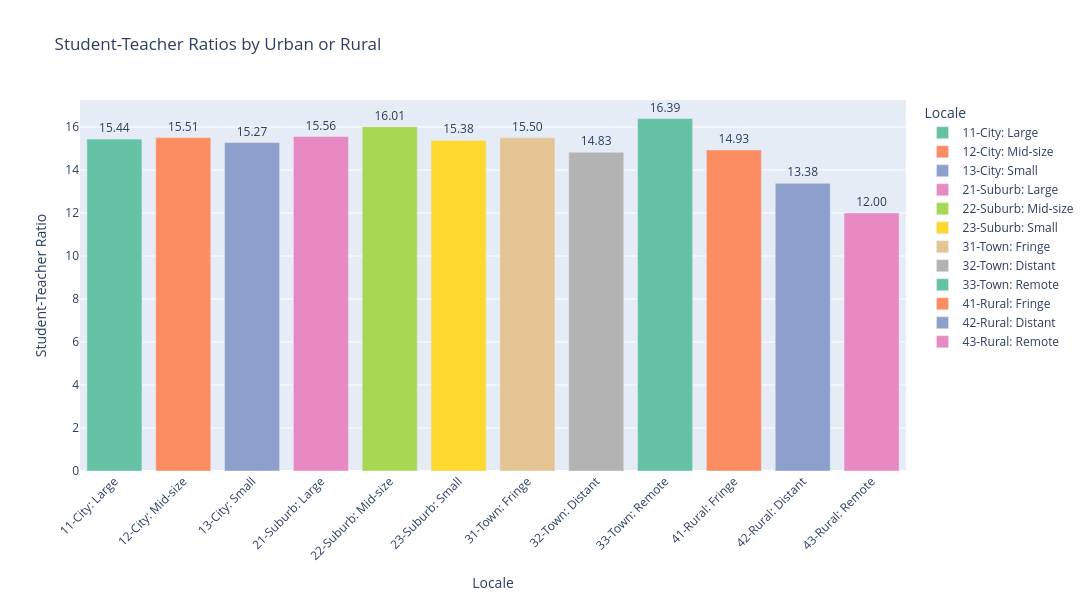

Notebook code for this chart:
### Code cell
#Bar plot shows visual for each location type
fig = px.bar(urban_rural_grouped, 
             x='CITY_RURAL', 
             y='STUDENT_TEACHER_RATIO', 
             title="Student-Teacher Ratios by Urban or Rural", 
             labels={'CITY_RURAL': 'Locale', 'STUDENT_TEACHER_RATIO': 'Student-Teacher Ratio'}, 
             color='CITY_RURAL', 
             color_discrete_sequence=px.colors.qualitative.Set2,
            text='STUDENT_TEACHER_RATIO')
fig.update_traces(
    texttemplate='%{text:.2f}',  
    textposition='outside', )

fig.update_layout(xaxis_tickangle=-45)  
fig.update_layout(width=1100, height=600)  
fig.show()

### Figure 1 — Plotly figure (JSON) as saved in the notebook; plotly's stock layout.template omitted (floating-point values rounded to 4 significant figures)
{"data": [{"alignmentgroup": "True", "hovertemplate": "Locale=%{x}<br>Student-Teacher Ratio=%{text}<extra></extra>", "legendgroup": "11-City: Large", "marker": {"color": "rgb(102,194,165)", "pattern": {"shape": ""}}, "name": "11-City: Large", "offsetgroup": "11-City: Large", "orientation": "v", "showlegend": true, "text": [15.44], "textposition": "outside", "texttemplate": "%{text:.2f}", "type": "bar", "x": ["11-City: Large"], "xaxis": "x", "y": [15.44], "yaxis": "y"}, {"alignmentgroup": "True", "hovertemplate": "Locale=%{x}<br>Student-Teacher Ratio=%{text}<extra></extra>", "legendgroup": "12-City: Mid-size", "marker": {"color": "rgb(252,141,98)", "pattern": {"shape": ""}}, "name": "12-City: Mid-size", "offsetgroup": "12-City: Mid-size", "orientation": "v", "showlegend": true, "text": [15.51], "textposition": "outside", "texttemplate": "%{text:.2f}", "type": "bar", "x": ["12-City: Mid-size"], "xaxis": "x", "y": [15.51], "yaxis": "y"}, {"alignmentgroup": "True", "hovertemplate": "Locale=%{x}<br>Student-Teacher Ratio=%{text}<extra></extra>", "legendgroup": "13-City: Small", "marker": {"color": "rgb(141,160,203)", "pattern": {"shape": ""}}, "name": "13-City: Small", "offsetgroup": "13-City: Small", "orientation": "v", "showlegend": true, "text": [15.27], "textposition": "outside", "texttemplate": "%{text:.2f}", "type": "bar", "x": ["13-City: Small"], "xaxis": "x", "y": [15.27], "yaxis": "y"}, {"alignmentgroup": "True", "hovertemplate": "Locale=%{x}<br>Student-Teacher Ratio=%{text}<extra></extra>", "legendgroup": "21-Suburb: Large", "marker": {"color": "rgb(231,138,195)", "pattern": {"shape": ""}}, "name": "21-Suburb: Large", "offsetgroup": "21-Suburb: Large", "orientation": "v", "showlegend": true, "text": [15.56], "textposition": "outside", "texttemplate": "%{text:.2f}", "type": "bar", "x": ["21-Suburb: Large"], "xaxis": "x", "y": [15.56], "yaxis": "y"}, {"alignmentgroup": "True", "hovertemplate": "Locale=%{x}<br>Student-Teacher Ratio=%{text}<extra></extra>", "legendgroup": "22-Suburb: Mid-size", "marker": {"color": "rgb(166,216,84)", "pattern": {"shape": ""}}, "name": "22-Suburb: Mid-size", "offsetgroup": "22-Suburb: Mid-size", "orientation": "v", "showlegend": true, "text": [16.01], "textposition": "outside", "texttemplate": "%{text:.2f}", "type": "bar", "x": ["22-Suburb: Mid-size"], "xaxis": "x", "y": [16.01], "yaxis": "y"}, {"alignmentgroup": "True", "hovertemplate": "Locale=%{x}<br>Student-Teacher Ratio=%{text}<extra></extra>", "legendgroup": "23-Suburb: Small", "marker": {"color": "rgb(255,217,47)", "pattern": {"shape": ""}}, "name": "23-Suburb: Small", "offsetgroup": "23-Suburb: Small", "orientation": "v", "showlegend": true, "text": [15.38], "textposition": "outside", "texttemplate": "%{text:.2f}", "type": "bar", "x": ["23-Suburb: Small"], "xaxis": "x", "y": [15.38], "yaxis": "y"}, {"alignmentgroup": "True", "hovertemplate": "Locale=%{x}<br>Student-Teacher Ratio=%{text}<extra></extra>", "legendgroup": "31-Town: Fringe", "marker": {"color": "rgb(229,196,148)", "pattern": {"shape": ""}}, "name": "31-Town: Fringe", "offsetgroup": "31-Town: Fringe", "orientation": "v", "showlegend": true, "text": [15.5], "textposition": "outside", "texttemplate": "%{text:.2f}", "type": "bar", "x": ["31-Town: Fringe"], "xaxis": "x", "y": [15.5], "yaxis": "y"}, {"alignmentgroup": "True", "hovertemplate": "Locale=%{x}<br>Student-Teacher Ratio=%{text}<extra></extra>", "legendgroup": "32-Town: Distant", "marker": {"color": "rgb(179,179,179)", "pattern": {"shape": ""}}, "name": "32-Town: Distant", "offsetgroup": "32-Town: Distant", "orientation": "v", "showlegend": true, "text": [14.83], "textposition": "outside", "texttemplate": "%{text:.2f}", "type": "bar", "x": ["32-Town: Distant"], "xaxis": "x", "y": [14.83], "yaxis": "y"}, {"alignmentgroup": "True", "hovertemplate": "Locale=%{x}<br>Student-Teacher Ratio=%{text}<extra></extra>", "legendgroup": "33-Town: Remote", "marker": {"color": "rgb(102,194,165)", "pattern": {"shape": ""}}, "name": "33-Town: Remote", "offsetgroup": "33-Town: Remote", "orientation": "v", "showlegend": true, "text": [16.39], "textposition": "outside", "texttemplate": "%{text:.2f}", "type": "bar", "x": ["33-Town: Remote"], "xaxis": "x", "y": [16.39], "yaxis": "y"}, {"alignmentgroup": "True", "hovertemplate": "Locale=%{x}<br>Student-Teacher Ratio=%{text}<extra></extra>", "legendgroup": "41-Rural: Fringe", "marker": {"color": "rgb(252,141,98)", "pattern": {"shape": ""}}, "name": "41-Rural: Fringe", "offsetgroup": "41-Rural: Fringe", "orientation": "v", "showlegend": true, "text": [14.93], "textposition": "outside", "texttemplate": "%{text:.2f}", "type": "bar", "x": ["41-Rural: Fringe"], "xaxis": "x", "y": [14.93], "yaxis": "y"}, {"alignmentgroup": "True", "hovertemplate": "Locale=%{x}<br>Student-Teacher Ratio=%{text}<extra></extra>", "legendgroup": "42-Rural: Distant", "marker": {"color": "rgb(141,160,203)", "pattern": {"shape": ""}}, "name": "42-Rural: Distant", "offsetgroup": "42-Rural: Distant", "orientation": "v", "showlegend": true, "text": [13.38], "textposition": "outside", "texttemplate": "%{text:.2f}", "type": "bar", "x": ["42-Rural: Distant"], "xaxis": "x", "y": [13.38], "yaxis": "y"}, {"alignmentgroup": "True", "hovertemplate": "Locale=%{x}<br>Student-Teacher Ratio=%{text}<extra></extra>", "legendgroup": "43-Rural: Remote", "marker": {"color": "rgb(231,138,195)", "pattern": {"shape": ""}}, "name": "43-Rural: Remote", "offsetgroup": "43-Rural: Remote", "orientation": "v", "showlegend": true, "text": [12.0], "textposition": "outside", "texttemplate": "%{text:.2f}", "type": "bar", "x": ["43-Rural: Remote"], "xaxis": "x", "y": [12.0], "yaxis": "y"}], "layout": {"barmode": "relative", "height": 600, "legend": {"title": {"text": "Locale"}, "tracegroupgap": 0}, "title": {"text": "Student-Teacher Ratios by Urban or Rural"}, "width": 1100, "xaxis": {"anchor": "y", "autorange": true, "categoryarray": ["11-City: Large", "12-City: Mid-size", "13-City: Small", "21-Suburb: Large", "22-Suburb: Mid-size", "23-Suburb: Small", "31-Town: Fringe", "32-Town: Distant", "33-Town: Remote", "41-Rural: Fringe", "42-Rural: Distant", "43-Rural: Remote"], "categoryorder": "array", "domain": [0, 1], "range": [-0.5, 11.5], "tickangle": -45, "title": {"text": "Locale"}, "type": "category"}, "yaxis": {"anchor": "x", "autorange": true, "domain": [0, 1], "range": [0, 17.26], "title": {"text": "Student-Teacher Ratio"}, "type": "linear"}}}
